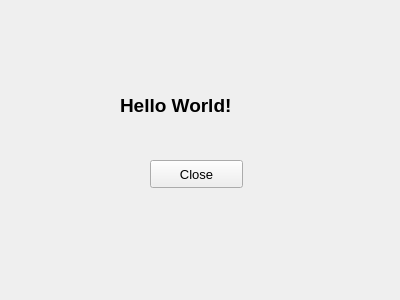
<?xml version="1.0" encoding="UTF-8"?>
<ui version="4.0">
 <class>Widget</class>
 <widget class="QWidget" name="Widget">
  <property name="geometry">
   <rect>
    <x>0</x>
    <y>0</y>
    <width>400</width>
    <height>300</height>
   </rect>
  </property>
  <property name="windowTitle">
   <string>Widget</string>
  </property>
  <widget class="QLabel" name="label">
   <property name="geometry">
    <rect>
     <x>120</x>
     <y>70</y>
     <width>151</width>
     <height>71</height>
    </rect>
   </property>
   <property name="font">
    <font>
     <pointsize>14</pointsize>
     <weight>75</weight>
     <bold>true</bold>
    </font>
   </property>
   <property name="text">
    <string>Hello World!</string>
   </property>
  </widget>
  <widget class="QPushButton" name="pushButton">
   <property name="geometry">
    <rect>
     <x>150</x>
     <y>160</y>
     <width>93</width>
     <height>28</height>
    </rect>
   </property>
   <property name="font">
    <font>
     <pointsize>10</pointsize>
    </font>
   </property>
   <property name="text">
    <string>Close</string>
   </property>
  </widget>
 </widget>
 <layoutdefault spacing="6" margin="11"/>
 <resources/>
 <connections>
  <connection>
   <sender>pushButton</sender>
   <signal>clicked()</signal>
   <receiver>Widget</receiver>
   <slot>close()</slot>
   <hints>
    <hint type="sourcelabel">
     <x>196</x>
     <y>173</y>
    </hint>
    <hint type="destinationlabel">
     <x>199</x>
     <y>149</y>
    </hint>
   </hints>
  </connection>
 </connections>
</ui>
